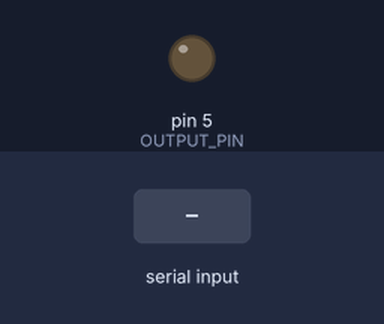
Simulated run of this sketch. Board: Arduino Uno, built with avr-gcc and run on an emulated ATmega328P. Shown: output pins drawn as LEDs (lit = HIGH). The inputs (shaded band) are chosen by the test bench.

Above: at 1.2 s.
1.3 s: "w" received over Serial
At 1.6 s:
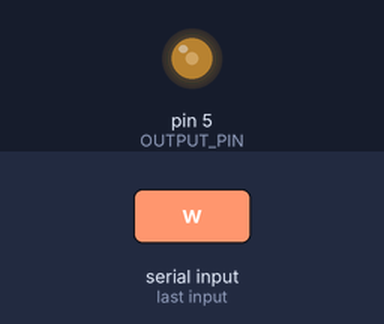
2.8 s: "a" received over Serial
At 3.9 s:
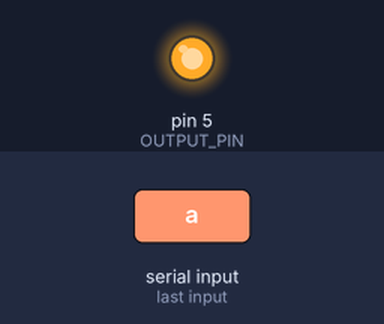
Timing chart, 0 to 5.8 s (numbered marks = the images above; inputs shaded):
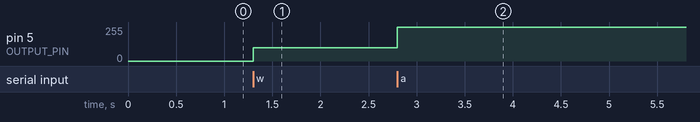

The sketch:

tests.ino
```cpp
#define OUTPUT_PIN 5

void setup() {
    Serial.begin(115200);
    pinMode(OUTPUT_PIN, OUTPUT);

}

void loop() {

}

void serialEvent() {
    while(Serial.available()) {
        char c = (char)Serial.read();
        if (c == 'w')
            analogWrite(OUTPUT_PIN, 100);
        if (c == 'a')
            digitalWrite(OUTPUT_PIN, HIGH);
        if (c == 'n')
            digitalWrite(OUTPUT_PIN, LOW);
        if (c == 'r') {
            Serial.print("Read dgpin: ");
            Serial.println(digitalRead(OUTPUT_PIN));
        }
    }
}
```

Measured:
- after the input at 1.3 s, pin 5 (OUTPUT_PIN): 0/255 → 100/255 at once
- after the input at 2.8 s, pin 5 (OUTPUT_PIN): 100/255 → 255/255 at once
